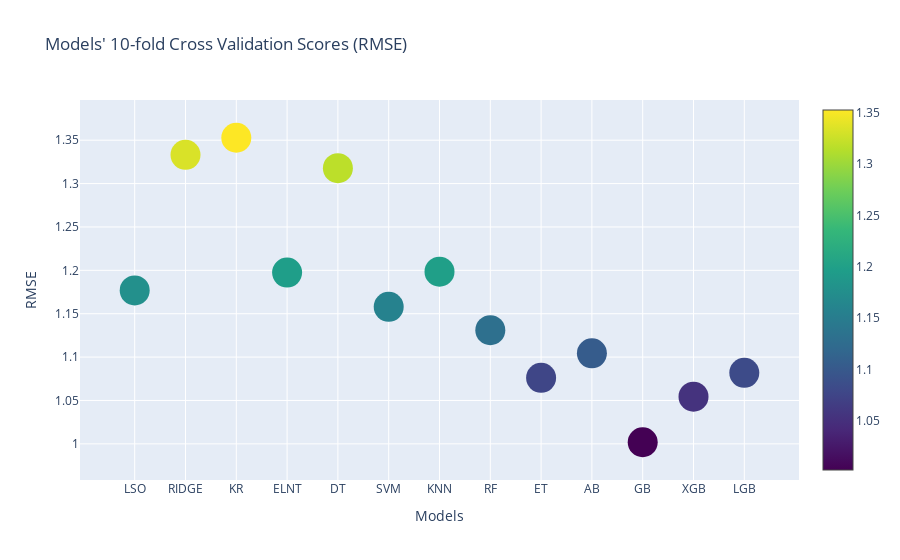

Notebook code cell kept with this figure:
### Code cell
'''Function to compute cross validation scores.'''
def cross_validate(model):
    from sklearn.model_selection import cross_val_score
    neg_x_val_score = cross_val_score(model, df_merged_num_scaled, y_train, cv = 10, n_jobs = -1, scoring = 'neg_mean_squared_error')
    x_val_score = np.round(np.sqrt(-1*neg_x_val_score), 5)
    return x_val_score.mean()

'''Calculate cross validation score of differnt models and plot them.'''
models = [lasso, ridge, kr, elnt, dt, svm, knn, rf, et, ab, gb, xgb, lgb]
cross_val_scores = []
for model in models:
    cross_val_scores.append(cross_validate(model))

'''Plot data frame of cross validation scores.'''
x_val_score = pd.DataFrame(data = cross_val_scores, columns = ['Cross Validation Scores (RMSE)'])
x_val_score.index = ['LSO', 'RIDGE', 'KR', 'ELNT', 'DT', 'SVM', 'KNN', 'RF', 'ET', 'AB', 'GB', 'XGB', 'LGB']
x_val_score = x_val_score.round(5)
x = x_val_score.index
y = x_val_score['Cross Validation Scores (RMSE)']
title = "Models' 10-fold Cross Validation Scores (RMSE)"
scatter_plot(x, y, title, 'Models','RMSE', 30, 'Viridis')

### Figure 1 — Plotly figure (JSON) as saved in the notebook; plotly's stock layout.template omitted (floating-point values rounded to 4 significant figures)
{"data": [{"marker": {"color": [1.177, 1.333, 1.353, 1.197, 1.318, 1.158, 1.198, 1.131, 1.076, 1.104, 1.002, 1.054, 1.082], "colorscale": [[0.0, "#440154"], [0.1111, "#482878"], [0.2222, "#3e4989"], [0.3333, "#31688e"], [0.4444, "#26828e"], [0.5556, "#1f9e89"], [0.6667, "#35b779"], [0.7778, "#6ece58"], [0.8889, "#b5de2b"], [1.0, "#fde725"]], "showscale": true, "size": 30}, "mode": "markers", "x": ["LSO", "RIDGE", "KR", "ELNT", "DT", "SVM", "KNN", "RF", "ET", "AB", "GB", "XGB", "LGB"], "y": [1.177, 1.333, 1.353, 1.197, 1.318, 1.158, 1.198, 1.131, 1.076, 1.104, 1.002, 1.054, 1.082], "type": "scatter"}], "layout": {"hovermode": "closest", "title": {"text": "Models' 10-fold Cross Validation Scores (RMSE)"}, "xaxis": {"title": {"text": "Models"}}, "yaxis": {"title": {"text": "RMSE"}}}}
